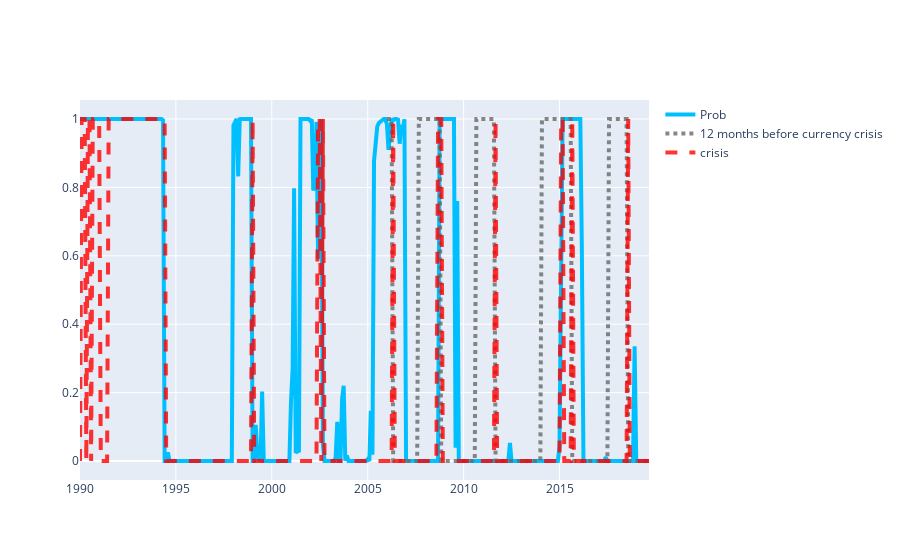

Write notebook code for a chart like this one.
### Code cell
import plotly.express as px
import plotly.graph_objects as go

X_test = full_fill2


X_test["pred"] = y_prob
X_test["dummy2"] = Y_test
X_test["pred_ma"] = X_test.pred.rolling(window=6).mean()

cycle, trend = sm.tsa.filters.hpfilter(X_test["pred"], lamb=5)
X_test["hp"] = trend
#X_test.plot(y= ["dummy","pred"], linewidth=5, figsize=(15,15))
X_test = X_test.reset_index()

crisis_line = X_test[X_test["dummy"] == 1]

fig = go.Figure()
fig.add_trace(go.Scatter(
                x=X_test.year,
                y=X_test['pred'],
                name="Prob",
                line_color='deepskyblue',
                opacity=1,
                line=dict(color='deepskyblue', width=4
                              )))

fig.add_trace(go.Scatter(
                x=X_test.year,
                y=X_test['dummy2'],
                name="12 months before currency crisis",
                line_color='dimgray',
                opacity=0.8,
                line=dict(color='firebrick', width=4,
                              dash='dot')))

fig.add_trace(go.Scatter(
                x=X_test.year,
                y=X_test['dummy'],
                name="crisis",
                line_color='red',
                opacity=0.8,
                line=dict(color='firebrick', width=4,
                              dash='dash')))

### Figure 1 — Plotly figure (JSON) as saved in the notebook; plotly's stock layout.template omitted (floating-point values rounded to 4 significant figures; data arrays with more than 128 entries replaced by an {"elided": "..."} marker saying what was removed)
{"data": [{"line": {"color": "deepskyblue", "width": 4}, "name": "Prob", "opacity": 1, "type": "scatter", "x": {"elided": "357 str values"}, "y": {"elided": "357 float values"}}, {"line": {"color": "dimgray", "dash": "dot", "width": 4}, "name": "12 months before currency crisis", "opacity": 0.8, "type": "scatter", "x": {"elided": "357 str values"}, "y": {"elided": "357 int values"}}, {"line": {"color": "red", "dash": "dash", "width": 4}, "name": "crisis", "opacity": 0.8, "type": "scatter", "x": {"elided": "357 str values"}, "y": {"elided": "357 int values"}}], "layout": {}}
